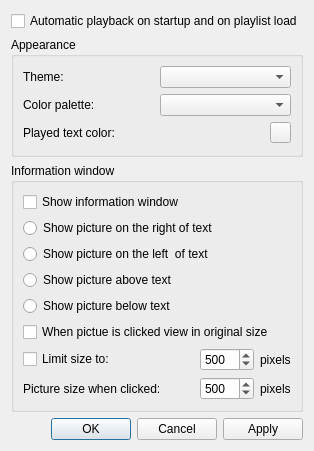
<?xml version="1.0" encoding="UTF-8"?>
<ui version="4.0">
 <class>Settings</class>
 <widget class="QDialog" name="Settings">
  <property name="geometry">
   <rect>
    <x>0</x>
    <y>0</y>
    <width>284</width>
    <height>451</height>
   </rect>
  </property>
  <property name="windowTitle">
   <string>Dialog</string>
  </property>
  <layout class="QVBoxLayout" name="verticalLayout_3">
   <item>
    <widget class="QCheckBox" name="checkBoxAutoPlay">
     <property name="text">
      <string>Automatic playback on startup and on playlist load</string>
     </property>
    </widget>
   </item>
   <item>
    <widget class="QGroupBox" name="groupBoxAppearance">
     <property name="title">
      <string>Appearance</string>
     </property>
     <layout class="QVBoxLayout" name="verticalLayout_2">
      <item>
       <layout class="QHBoxLayout" name="horizontalLayout">
        <item>
         <widget class="QLabel" name="label">
          <property name="text">
           <string>Theme:</string>
          </property>
         </widget>
        </item>
        <item>
         <widget class="QComboBox" name="comboBoxTheme"/>
        </item>
       </layout>
      </item>
      <item>
       <layout class="QHBoxLayout" name="horizontalLayout_2">
        <item>
         <widget class="QLabel" name="label_2">
          <property name="text">
           <string>Color palette:</string>
          </property>
         </widget>
        </item>
        <item>
         <widget class="QComboBox" name="comboBoxColor"/>
        </item>
       </layout>
      </item>
      <item>
       <layout class="QHBoxLayout" name="horizontalLayout_3">
        <item>
         <widget class="QLabel" name="label_3">
          <property name="text">
           <string>Played text color:</string>
          </property>
         </widget>
        </item>
        <item>
         <widget class="QPushButton" name="pushButtonPlayedTextColor">
          <property name="sizePolicy">
           <sizepolicy hsizetype="Fixed" vsizetype="Fixed">
            <horstretch>0</horstretch>
            <verstretch>0</verstretch>
           </sizepolicy>
          </property>
          <property name="maximumSize">
           <size>
            <width>21</width>
            <height>21</height>
           </size>
          </property>
          <property name="focusPolicy">
           <enum>Qt::NoFocus</enum>
          </property>
          <property name="toolTip">
           <string>Click to select color</string>
          </property>
          <property name="text">
           <string/>
          </property>
         </widget>
        </item>
       </layout>
      </item>
     </layout>
    </widget>
   </item>
   <item>
    <widget class="QGroupBox" name="groupBoxInfo">
     <property name="title">
      <string>Information window</string>
     </property>
     <layout class="QVBoxLayout" name="verticalLayout">
      <item>
       <widget class="QCheckBox" name="checkBoxInfo">
        <property name="text">
         <string>Show information window</string>
        </property>
       </widget>
      </item>
      <item>
       <widget class="QRadioButton" name="radioButtonPixRight">
        <property name="text">
         <string>Show picture on the right of text</string>
        </property>
       </widget>
      </item>
      <item>
       <widget class="QRadioButton" name="radioButtonPixLeft">
        <property name="text">
         <string>Show picture on the left  of text</string>
        </property>
       </widget>
      </item>
      <item>
       <widget class="QRadioButton" name="radioButtonPixAbove">
        <property name="text">
         <string>Show picture above text</string>
        </property>
       </widget>
      </item>
      <item>
       <widget class="QRadioButton" name="radioButtonPixBelow">
        <property name="text">
         <string>Show picture below text</string>
        </property>
       </widget>
      </item>
      <item>
       <widget class="QCheckBox" name="checkBoxScaleOriginalSize">
        <property name="text">
         <string>When pictue is clicked view in original size</string>
        </property>
       </widget>
      </item>
      <item>
       <layout class="QHBoxLayout" name="horizontalLayout_5">
        <item>
         <widget class="QCheckBox" name="checkBoxScaleOriginalSizeMax">
          <property name="text">
           <string>Limit size to:</string>
          </property>
         </widget>
        </item>
        <item>
         <spacer name="horizontalSpacer">
          <property name="orientation">
           <enum>Qt::Horizontal</enum>
          </property>
          <property name="sizeHint" stdset="0">
           <size>
            <width>40</width>
            <height>20</height>
           </size>
          </property>
         </spacer>
        </item>
        <item>
         <widget class="QSpinBox" name="spinBoxScaleOriginalSizeMax">
          <property name="minimum">
           <number>100</number>
          </property>
          <property name="maximum">
           <number>2000</number>
          </property>
          <property name="singleStep">
           <number>100</number>
          </property>
          <property name="value">
           <number>500</number>
          </property>
         </widget>
        </item>
        <item>
         <widget class="QLabel" name="label_4">
          <property name="text">
           <string>pixels</string>
          </property>
         </widget>
        </item>
       </layout>
      </item>
      <item>
       <layout class="QHBoxLayout" name="horizontalLayout_4">
        <item>
         <widget class="QLabel" name="labelPixSize">
          <property name="text">
           <string>Picture size when clicked:</string>
          </property>
         </widget>
        </item>
        <item>
         <spacer name="horizontalSpacer_2">
          <property name="orientation">
           <enum>Qt::Horizontal</enum>
          </property>
          <property name="sizeHint" stdset="0">
           <size>
            <width>40</width>
            <height>20</height>
           </size>
          </property>
         </spacer>
        </item>
        <item>
         <widget class="QSpinBox" name="spinBoxPixSize">
          <property name="minimum">
           <number>100</number>
          </property>
          <property name="maximum">
           <number>2000</number>
          </property>
          <property name="singleStep">
           <number>100</number>
          </property>
          <property name="value">
           <number>500</number>
          </property>
         </widget>
        </item>
        <item>
         <widget class="QLabel" name="label_5">
          <property name="text">
           <string>pixels</string>
          </property>
         </widget>
        </item>
       </layout>
      </item>
     </layout>
    </widget>
   </item>
   <item>
    <spacer name="verticalSpacer">
     <property name="orientation">
      <enum>Qt::Vertical</enum>
     </property>
     <property name="sizeType">
      <enum>QSizePolicy::Minimum</enum>
     </property>
     <property name="sizeHint" stdset="0">
      <size>
       <width>20</width>
       <height>0</height>
      </size>
     </property>
    </spacer>
   </item>
   <item>
    <widget class="QDialogButtonBox" name="buttonBox">
     <property name="orientation">
      <enum>Qt::Horizontal</enum>
     </property>
     <property name="standardButtons">
      <set>QDialogButtonBox::Apply|QDialogButtonBox::Cancel|QDialogButtonBox::Ok</set>
     </property>
    </widget>
   </item>
  </layout>
 </widget>
 <resources/>
 <connections>
  <connection>
   <sender>buttonBox</sender>
   <signal>accepted()</signal>
   <receiver>Settings</receiver>
   <slot>accept()</slot>
   <hints>
    <hint type="sourcelabel">
     <x>248</x>
     <y>254</y>
    </hint>
    <hint type="destinationlabel">
     <x>157</x>
     <y>274</y>
    </hint>
   </hints>
  </connection>
  <connection>
   <sender>buttonBox</sender>
   <signal>rejected()</signal>
   <receiver>Settings</receiver>
   <slot>reject()</slot>
   <hints>
    <hint type="sourcelabel">
     <x>316</x>
     <y>260</y>
    </hint>
    <hint type="destinationlabel">
     <x>286</x>
     <y>274</y>
    </hint>
   </hints>
  </connection>
 </connections>
</ui>
